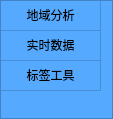
<?xml version="1.0" encoding="UTF-8"?>
<ui version="4.0">
 <class>Form</class>
 <widget class="QWidget" name="Form">
  <property name="geometry">
   <rect>
    <x>0</x>
    <y>0</y>
    <width>113</width>
    <height>119</height>
   </rect>
  </property>
  <property name="windowTitle">
   <string>Form</string>
  </property>
  <property name="styleSheet">
   <string notr="true">background-color: rgb(85, 170, 255);</string>
  </property>
  <layout class="QVBoxLayout" name="verticalLayout">
   <property name="spacing">
    <number>0</number>
   </property>
   <property name="leftMargin">
    <number>0</number>
   </property>
   <property name="topMargin">
    <number>0</number>
   </property>
   <property name="rightMargin">
    <number>0</number>
   </property>
   <property name="bottomMargin">
    <number>0</number>
   </property>
   <item>
    <widget class="BaseTable" name="tableWidget">
     <property name="verticalScrollBarPolicy">
      <enum>Qt::ScrollBarAlwaysOff</enum>
     </property>
     <property name="horizontalScrollBarPolicy">
      <enum>Qt::ScrollBarAlwaysOff</enum>
     </property>
     <attribute name="horizontalHeaderVisible">
      <bool>false</bool>
     </attribute>
     <attribute name="verticalHeaderVisible">
      <bool>false</bool>
     </attribute>
     <attribute name="verticalHeaderHighlightSections">
      <bool>true</bool>
     </attribute>
     <row>
      <property name="text">
       <string>1</string>
      </property>
     </row>
     <row>
      <property name="text">
       <string>2</string>
      </property>
     </row>
     <row>
      <property name="text">
       <string>3</string>
      </property>
     </row>
     <column>
      <property name="text">
       <string>新建列</string>
      </property>
     </column>
     <item row="0" column="0">
      <property name="text">
       <string>地域分析</string>
      </property>
      <property name="textAlignment">
       <set>AlignCenter</set>
      </property>
     </item>
     <item row="1" column="0">
      <property name="text">
       <string>实时数据</string>
      </property>
      <property name="textAlignment">
       <set>AlignCenter</set>
      </property>
     </item>
     <item row="2" column="0">
      <property name="text">
       <string>标签工具</string>
      </property>
      <property name="textAlignment">
       <set>AlignCenter</set>
      </property>
     </item>
    </widget>
   </item>
  </layout>
 </widget>
 <customwidgets>
  <customwidget>
   <class>BaseTable</class>
   <extends>QTableWidget</extends>
   <header>BaseElement</header>
  </customwidget>
 </customwidgets>
 <resources/>
 <connections/>
</ui>
